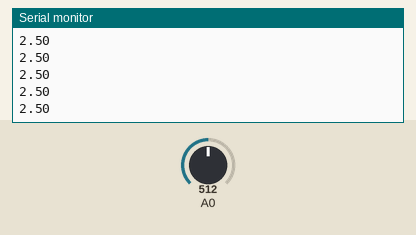
Bench run of a sketch on a simulated Arduino Uno, built with avr-gcc and run on an emulated ATmega328P. Parts: the last lines printed to the serial monitor. The test bench sets the inputs (shaded band); at power-on: A0 = 512.

Above: at 1.2 s.
1.3 s: A0 set to 716
At 1.31 s:
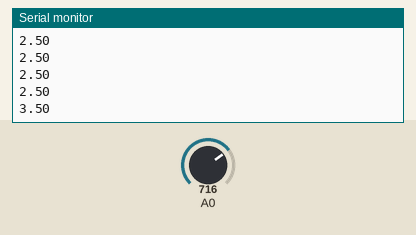
2.8 s: A0 set to 900
At 2.82 s:
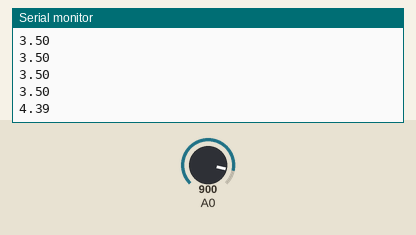
Timing chart, 0 to 5.8 s (numbered marks = the images above; inputs shaded):
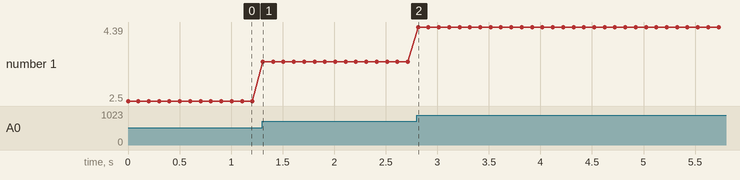

The sketch:

partitore__di_tensione.ino
```cpp
void setup() {

  Serial.begin(9600);

}

void loop() {
  float r = analogRead(A0)*5/1024.0;
  Serial.print(r);
  Serial.print("\n");
  delay(100);
}
```

Measured:
- after the input at 1.3 s, the serial monitor: prints a new line at once (image 1)
- after the input at 2.8 s, the serial monitor: prints a new line at once (image 2)
- plotted number 1: 2.5 → 3.5 after the input at 1.3 s, 3.5 → 4.39 after the input at 2.8 s
